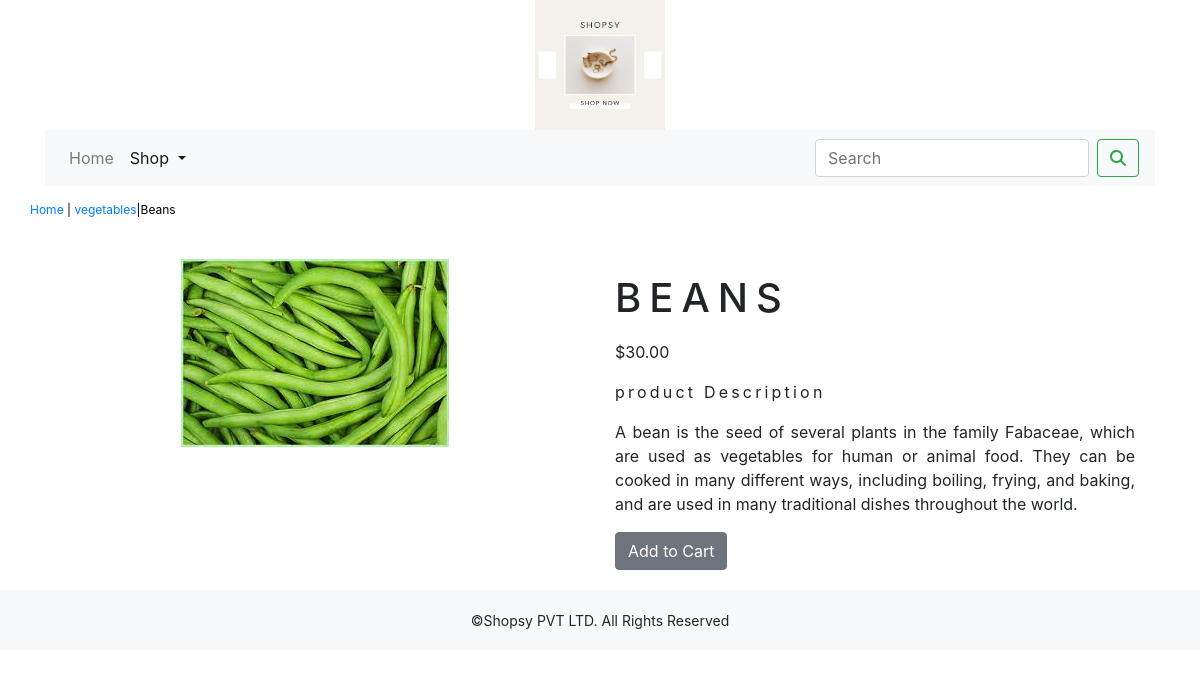
The app's page /shop/vegetables/beans/ with its own data.
### shop/models.py (models this page shows, shortened)
class Product(models.Model):
    name=models.CharField(max_length=250,unique=True)
    slug = models.SlugField(max_length=250, unique=True)
    description=models.TextField(blank=True)
    price=models.DecimalField(max_digits=10,decimal_places=2)
    category=models.ForeignKey(Category,on_delete=models.CASCADE)
    image=models.ImageField(upload_to='product',blank=True)
    stock=models.IntegerField()
    available=models.BooleanField(default=True)
    created=models.DateTimeField(auto_now_add=True)
    updated=models.DateTimeField(auto_now=True)
    class Meta:
        ordering=('name',)
        verbose_name='product'
        verbose_name_plural='products'

class Category(models.Model):
    name=models.CharField(max_length=250,unique=True)
    slug=models.SlugField(max_length=250,unique=True)
    description=models.TextField(blank=True)
    image=models.ImageField(upload_to='category.html',blank=True)
    class Meta:
        ordering=('name',)
        verbose_name='category.html'
        verbose_name_plural='categories'
    def get_url(self):
        return reverse('shop:products_by_category',args=[self.slug])
    def __str__(self):
        return '{}'.format(self.name)

### shop/views.py (the view)
# urls.py: path('<slug:c_slug>/<slug:product_slug>/', views.proDetail, name='prodCatdetail')
def proDetail(request,c_slug,product_slug):
    try:
        product=Product.objects.get(category__slug=c_slug,slug=product_slug)
    except Exception as e:
            raise e
    return render(request,'product.html',{'product':product})

### cart/context_processors.py (called while the page is built)
def counter(request):
    item_count=0
    if 'admin' in request.path:
        return {}
    else:
        try:
            cart=Cart.objects.filter(cart_id=_cart_id(request))
            cart_items=CartItem.objects.all().filter(cart=cart[:1])
            for cart_item in cart_items:
                item_count += cart_item.quantity
        except Cart.DoesNotExist:
            item_count =0
    return dict(item_count=item_count)

### cart/views.py (called while the page is built)
def _cart_id(request):
    cart=request.session.session_key
    if not cart:
        cart=request.session.create()
    return cart

### shop/context_processors.py (called while the page is built)
def menu_links(request):
    links=Category.objects.all()
    return dict(links=links)

### templates/product.html (shortened to what this page needs)
{% extends 'base.html' %}
{% load static %}
{% block content %}
<div class="row my_prod_row_class">
    <div class="mx_auto">
        <p><a href="{% url 'shop:allProdCat' %}">Home</a> | <a href="{{product.category.get_url}}">{{product.category}}</a>|{{product.name}}</p>
    </div>
<div class="container">
<br>
<div class="row">
    <div class="col-12 col-sm-12 col-md-12 col-lg-6 text-center">
        <div style="min-width:18rem">
            <img src="{{product.image.url}}" alt="{{product.name}}">
        </div>
    </div>
    <div class="col-12 col-sm-12 col-md-12 col-lg-6">
        <div>
        <h1 class="my_prod_title">{{product.name}}</h1>
        <p>${{product.price}}</p>
        <p class="my_title">product Description</p>
        <p class="text-justify my_prod_text">{{product.description}}</p>
        {% if product.stock <= 0 %}
        <p class="text-justify my_prod_text"><b>Out of stock</b></p>
        {% else %}
        <a class="btn btn-secondary" href="{% url 'cart:add_cart' product.id %}">Add to Cart</a>
        {% endif %}
        </div>
    </div>
</div>
</div>
</div>
{% endblock %}

### static/css/custom.css (style rules this page uses)
body { font-family: 'Roboto', sans-serif; }
.my_title { font-size:16px; text=transform:uppercase; letter-spacing:.2em; }
.my_prod_row_class { padding-top:15px; padding-bottom:20px; }
.my_prod_row_class .mx_auto { color:#000; font-size:12px; text-decoration:none; }
.my_prod_title { font-size16px; text-transform:uppercase; letter-spacing:.2em; padding-top:15px; padding-bottom:10px; }
.my_prod_text { padding-right:20px; }

### records on screen
Product: category "vegetables", name "Beans", image (picture), name "BEANS", price "30.00", description "A bean is the seed of several plants in the family Fabaceae, which are used as vegetables for human or animal food. They can be cooked in many different ways, including boiling, frying, and baking, and are used in many traditional dishes throughout the world."
